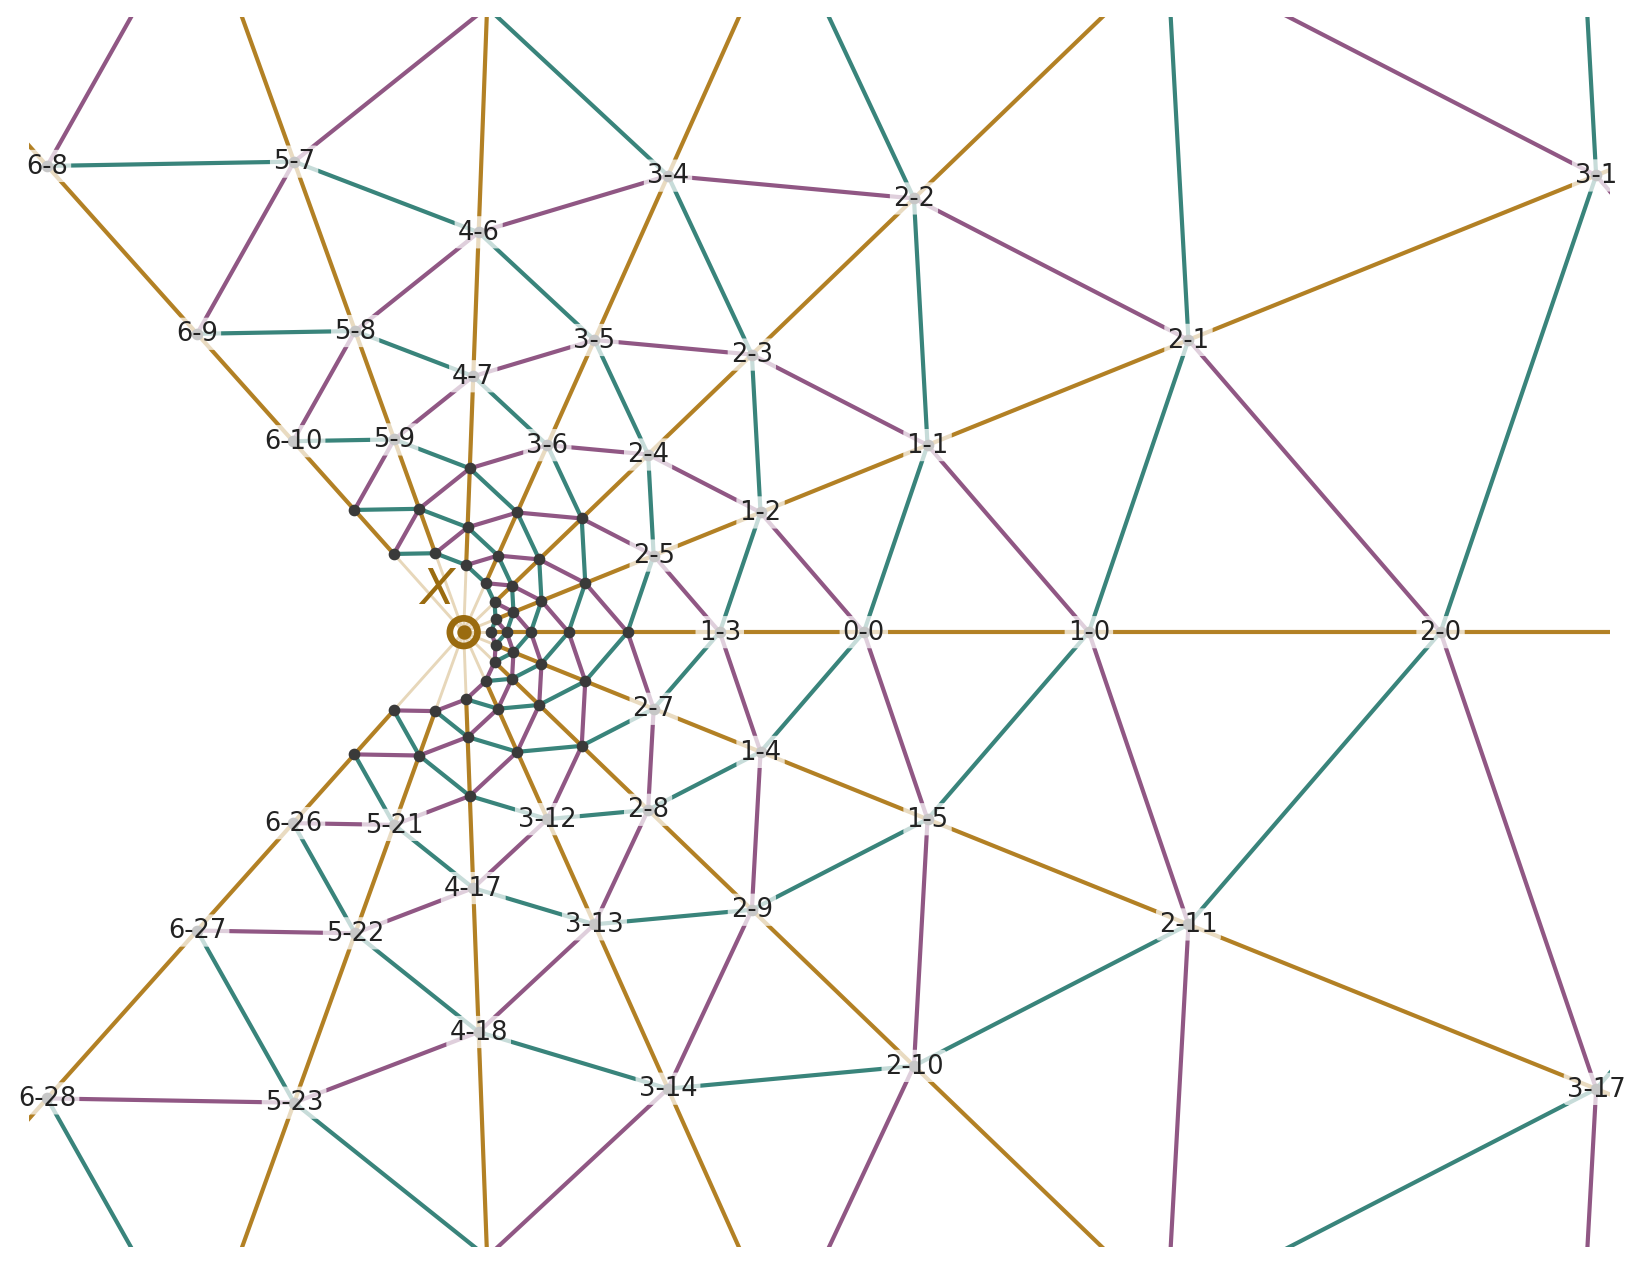

Source code (Python):
"""fig09_grid_zoom.py — Figure: enlargement of Figure 7 with ring labels.

Purpose (Section 5): through each center pass one straight row ray and two
crossing polylines; the labels identify circles so the reader can follow a
row or an arm. Fix relative to the original: the old plot placed labels on
all 127 centers, which collide into an unreadable cluster near X and spill
outside the frame. Here the view is cropped to the neighborhood of X and a
label is drawn only where the local mesh is large enough to carry it
(centers whose circle radius B^(2p+q) >= 0.5 and which lie in the window);
the direction coloring identifies the rest.
"""
import doylefig as D

B = 1.25
M = 6
cen, rad = D.build_config(B * B, B, M)
X = D.family_X(B)
WIN = (-9.5, 8.5, -7.0, 7.0)          # crop window around X

fig, ax = D.new_axes((6.8, 5.6))
for q in range(-M, M + 1):
    zr = next((cen[(p, q)] for p in range(-M, M + 1) if (p, q) in cen), None)
    if zr is None:
        continue
    d = zr - X
    d /= abs(d)
    far = X + d * 40
    ax.plot([X, far.real], [0, far.imag], color=D.ROW, lw=0.7,
            alpha=0.3, zorder=1)
D.draw_grid(ax, cen, lw=1.0)
for pt, z in cen.items():
    ax.plot(z.real, z.imag, "o", ms=1.8, color="#3A3A3A", zorder=4)
    inside = WIN[0] < z.real < WIN[1] and WIN[2] < z.imag < WIN[3]
    if inside and rad[pt] >= 0.5:
        D.label_center(ax, z, D.ring_label(*pt), fontsize=6.2)
D.mark_X(ax, X)
ax.set_xlim(WIN[0], WIN[1])
ax.set_ylim(WIN[2], WIN[3])
D.save(fig, "fig09_grid_zoom")
